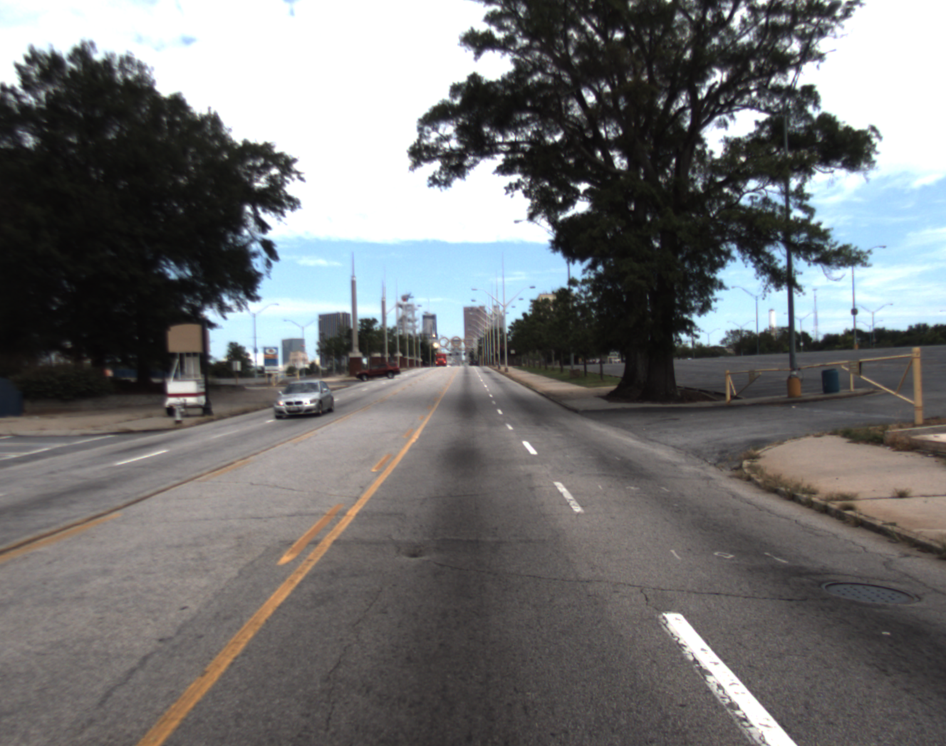
#> input picture graphics/track_image.png, 946 x 746 px, shrunk from 1328 x 1048 before the run
$ jupyter execute 'The Pinhole Camera.ipynb'   (shell and % lines are left out)
#> lines starting #> are read from the running program, lines starting #| are printed output that depends on the picture
# **The Pinhole Camera**

**Required Reading**

[Computer Vision by Simon Prince](http://www.computervisionmodels.com/) - Sections 14.1-14.6. Pay particular attention to equation 14.22, don't worry about equations 14.25, 14.32-14.38.

---

**Recommended** [Jupyter Theme](https://github.com/dunovank/jupyter-themes) for viewing this notebook:

````
jt -t grade3 -cellw=90% -fs=14 -tfs=14 -ofs=14
````

Today we'll discusss the [pinhole camera model](https://en.wikipedia.org/wiki/Pinhole_camera_model). The pinhole camera model is a very useful piece of mathematics that's going to allow us to establish a mapping between pixels in an image and the points they represent in the world. The pinhole camera models is extremely useful in computer vision, and plays a role in many important problems. One interesting example comes from autonomous driving. Using a series of images and the pinhole camera model, we can make maps:

- In this animation, I'm using the pinhole camera model to project image points on the road surface to make a simple map.
- There is one important piece we aren't covering today - to project these points correctly, we need to know the location of our camera as we drive around the track. Here, i'm using data from the high quality [IMU](https://en.wikipedia.org/wiki/Inertial_measurement_unit) in our car. Interestingly, we can also use images to build a map while we simulataneously localize - this process is called [SLAM](https://en.wikipedia.org/wiki/Simultaneous_localization_and_mapping).
- In this notebook we'll learn about the mathematics required to make maps like the one shown above.

---

## **The Pinhole Camera**

- Good solutions to engineering problems typically start with good assumptions
- Our assumption here is that our camera behaves like a pinhole camera, where all the light passes through a tiny *pinhole*, and from an inverted image on the camera sensor.
    - What are some ways that real cameras are different?
- The image inversion is a bit annoying, so we'll build our mathematics around a virtual image in-front of the pinhole. This will results in a mathematically equivalent model that's easier to reason about.

- Our job is to figure out the connection between $u, v, w$, and $x, y$.
- The position where the optical axis strikes the image plane is called the principal point.
- I claim that we can find the connection between $u, v, w$, and $x, y$ without thinking too hard! To make things a little more concrete, let's let $u, v, w, x$ and $y$ be measured in millimeters. Let's assume that the origin of the xy plane is at the principle point, and the origin of our world coordinate system is a the optical center?
- Thoughts? Ideas?

---

Ok, how about these equations?

$$
\frac{y}{f} = \frac{v}{w}
\quad \quad
\frac{x}{f} = \frac{u}{w}
$$

- Can you see how these are derived from the figure above?
- [Hint] draw the figure from an overhead view, and the from a side view.
- Now, remember that our mission here was to find the mathematical connection between points in image space $x, y$, and thier corresponding points in world space, $u, v, w$.
- We can get a little closer here by solving for our image coordinates $x, y$, in terms of our other variables:

$$
x = \frac{uf}{w}
\quad \quad
y = \frac{vf}{w}
$$

- Now, these equations are a great start, but not quite ready.
- We need to back and fix a few assumptions.
- First, given the pinhole model, the above equations are *true*, but we would really like our image space units to be in pixels, not millimeters.
- Let's modify our equations to take this factor into account.

---

- To convert our units of $x$ and $y$ from mm to pixels, we need to know the photoreceptor spacing of our camera. This spacing could be different in the x and y direction - let's give these values names:
    - $d_x$ = photoreceptor spacing in $x$ direction, (pixels/mm)
    - $d_y$ = photoreceptor spacing in $y$ direction, (pixels/mm)
- Now we can change our original $x$ and $y$ from mm to pixels by multiplying by $d_x$ and $d_y$:

$$
x = \frac{uf}{w} \cdot d_x
\quad \quad
y = \frac{vf}{w} \cdot d_y
$$

- Next, we'll follow typical convention a bit here and roll $f \cdot d_x$ and $f \cdot d_y$ into their own parameters:

$$
x = \frac{u \phi_x}{w}
\quad \quad
y = \frac{v \phi_y}{w}
$$

- $\phi_x$ and $\phi_y$ are known as the **focal length parameters** and take both focal length and photoreceptor spacing into account.
- Larger $\phi$ values correspond to longer focal lengths or denser image sensors.
- A nice way to understand the focal length parameter $\phi$ is as the *focal length measured in pixels*.
- Finally, we have on more loose end, in typically cameras the origin of the image plane is not at the principle point, but in the upper left hand corner, as shown.

- To compensate for this we can add offset parameters $\delta_x$ and $\delta_y$ to our equations:
$$
x = \frac{u \phi_x}{w} + \delta_x
\quad \quad
y = \frac{v \phi_y}{w} + \delta_y
$$

- A nice way to think about this is that $[\delta_x, \delta_y]^T$ is the position of the principle point in pixels.

---

## The Intrinsic Matrix

- For reasons that will become clear shortly, the paramaters we've discussed so far are typically stored in an intrinsic matrix $\mathbf{\Lambda}$, where

$$
\mathbf{\Lambda} =
\begin{bmatrix}
\phi_x & 0 & \delta_x\\
0 & \phi_y & \delta_y \\
0 & 0 & 1
\end{bmatrix}
$$

- Let's think through a few problems to get a feel for the intrinsic matrix $\Lambda$.

---

---

---

---

### **But why did we put $\phi_x$, $\phi_y$, $\delta_x$, and $\delta_y$ into $\Lambda$?**

- Why not just use the nice equations we derived $x = \frac{u \phi_x}{w} + \delta_x$ and $y = \frac{v \phi_y}{w} + \delta_y$?
- Well, it turns out that this representation of our mapping makes it difficult to solve many important problems.
- One big issue with this representation is that our division by $w$ makes our equations **nonlinear**.
- Fortunately, it *is* possible to express our equations as a linear system:

$$
\lambda
\begin{bmatrix}
x \\
y \\
1
\end{bmatrix} =
\begin{bmatrix}
\phi_x & 0 & \delta_x & 0\\
0 & \phi_y & \delta_y & 0 \\
0 & 0 & 1 & 0
\end{bmatrix}
\begin{bmatrix}
u \\
v \\
w \\
1
\end{bmatrix}
$$

- Let's briefly prove to ourselves that this matrix equations is mathematically equivalent to the equations above.
- Notice our good friend the intrinsic matrix in there.
- Notice we've appended a value of 1 to each of our vectors - this representation is called **homogeneous coordinates**.

## **Homogeneous Coordinates**

- Homogeneous coordinates are a redundant represetion of our original coordinates that conveniently allow our equations to be linear.
- The homogeneous vectors $[2,4,2]^T$ and $[3,6,3]^T$ both represent the same cartesian point $[1, 2]^T$.
- Converting to and from homogeneous coordinates is easy!
    - To convert from cartesian to homogeneous, just append a 1 to a cartesian coordinate (setting $\lambda = 1$)
         -  $[1, 2]^T \rightarrow [1, 2, 1]^T$
    - To convert form homogeneous to cartesian, just divide the homogeneous vector by its final entry
        - $[3,6,3]^T \rightarrow [1, 2]^T$
- I'm convinced there's a slick geometric/visual intrepretation of what's going on here, but I haven't found it yet.
- [Disclaimer] When solving optimization problems like camera calibraiton, solutions to these equations in homogeneous coordinates to not directly address the original optimzation criteria! However, they are generally close enough to provide a starting point for nonlinear optimization of the true cost function.
- Let's spend a little time getting used to homogeneous coordinates. Let's solve this same problem we did earlier, but this time using homogenous coordinates and the intrinsic matrix:

---

## **Extrinsics**

- There's one final missing piece to our super-cool pinhole camera equation. Up to this point, we've conveniently assumed that our world coordiante system was centered at the optical point of our camera.
- We would like our algorithm to generalize to any world coordinate system. One way to do this is to transform $[u, v, w]^T$ into a coorinate system centered at the optical center of our camera.

$$
\begin{bmatrix}
u' \\
v' \\
w'
\end{bmatrix}
=
\begin{bmatrix}
\omega_{11} & \omega_{12} & \omega_{13}\\
\omega_{21} & \omega_{22} & \omega_{23}\\
\omega_{31} & \omega_{32} & \omega_{33}\\
\end{bmatrix}
\begin{bmatrix}
u \\
v \\
w
\end{bmatrix}
+
\begin{bmatrix}
\tau_1 \\
\tau_2 \\
\tau_3
\end{bmatrix}
$$

$$
\mathbf{w'} =
\mathbf{\Omega}
\mathbf{w}
+ \mathbf{\tau}
$$

where $\mathbf{\Omega}$ is a 3x3 rotation matrix, and $\mathbf{\tau}$ is a 3x1 translation vector.

---

Now, putting it all together...

- This equation mathematically describes the pinhole camera model and is the central equation for this module. You'll often see it abbreviated as $\lambda \mathbf{x} =
\mathbf{\Lambda}
\begin{bmatrix}
\mathbf{\Omega} & \mathbf{\tau}
\end{bmatrix} \mathbf{w} $.
- Many interesting/important computer vision problems center around this equation:
    - Intrinsic Calibration $\rightarrow$ find $\mathbf{\Lambda}$.
    - Extrinsic Calibration $\rightarrow$ find $\mathbf{\Omega}, \mathbf{\tau}$.
    - Inverse Projective Mapping (IPM) $\rightarrow$ find $\mathbf{w}$.
    - Bundle Adjustement $\rightarrow$ simultaneously refining  $\mathbf{\Lambda}, \mathbf{\Omega}, \mathbf{\tau}, \mathbf{w}$
    - Visual Odometry $\rightarrow$ esimate a series of $\mathbf{\Omega}, \mathbf{\tau}$

## **Appendix A**

- How to compute these projections:

[cell 1]
%pylab inline
import cv2, itertools

[cell 2]
im = cv2.imread('../graphics/track_image.png')
#> im is the input picture: shape (746, 946, 3); mean B, G, R 114.6, 114.3, 114.1
fig = figure(0, (12,12))
imshow(im[:,:,(2,1,0)])

[cell 3]
# Extrinsics parameters - this is the relative translation and
# rotation between the camera and rear vehicle axle
tvec = np.array([[0], [1549.], [1750.]], dtype = 'float32')
rvec = np.array([[0.00], [0.03], [0.00]], dtype = 'float32')

[cell 4]
#Extrinsic matrix
Omega = np.hstack((cv2.Rodrigues(rvec)[0], tvec))

[cell 5]
#Intrinsic Matrix, from checker-board camera calibration
intrinsicP = np.array([[1236.6, 0, 687.8],
                        [0, 1232.9, 544.7],
                        [0, 0, 1]])

Ok, so we have $\mathbf{\Lambda}$, $\mathbf{\Omega}$, and $\mathbf{\tau}$, and now our job is to compute $\mathbf{w}$ for each pixel $\mathbf{x}$.

$$
\lambda
\begin{bmatrix}
x \\
y \\
1
\end{bmatrix} =
\begin{bmatrix}
\phi_x & 0 & \delta_x \\
0 & \phi_y & \delta_y \\
0 & 0 & 1
\end{bmatrix}
\begin{bmatrix}
\omega_{11} & \omega_{12} & \omega_{13} &\tau_1 \\
\omega_{21} & \omega_{22} & \omega_{23} &\tau_2 \\
\omega_{31} & \omega_{32} & \omega_{33} &\tau_3 \\
\end{bmatrix}
\begin{bmatrix}
u \\
v \\
w \\
1
\end{bmatrix}
$$

- How do we solve for $\mathbf{w}$?
- Well, we can't. But it's for a good reason - as we saw earlier, we can't uniquely solve for world coordinates, give image coordinate - images do not provide depth information.
- We have to make one more assumption, in this case we'll assume the world is flat + static, ($v = 0$)
- This assumption simplifies our equations in a nice way:

$$
\lambda
\begin{bmatrix}
x \\
y \\
1
\end{bmatrix} =
\begin{bmatrix}
\phi_x & 0 & \delta_x \\
0 & \phi_y & \delta_y \\
0 & 0 & 1
\end{bmatrix}
\begin{bmatrix}
\omega_{11} & \omega_{13} &\tau_1 \\
\omega_{21} & \omega_{23} &\tau_2 \\
\omega_{31} & \omega_{33} &\tau_3 \\
\end{bmatrix}
\begin{bmatrix}
u \\
w \\
1
\end{bmatrix}
$$

Let's define one more matrix, $\mathbf{\phi = \Lambda} \begin{bmatrix}\mathbf{\Omega} & \mathbf{\tau} \end{bmatrix}$.

$$
\lambda
\begin{bmatrix}
x \\
y \\
1
\end{bmatrix} =
\begin{bmatrix}
\phi_{11} & \phi_{12} & \phi_{13}\\
\phi_{21} & \phi_{22} & \phi_{23}\\
\phi_{31} & \phi_{32} & \phi_{33}\\
\end{bmatrix}
\begin{bmatrix}
u \\
w \\
1
\end{bmatrix}
$$

- Now, we're getting somewhere!

[cell 6]
#w = 0 effectively removes the second row of our extrtinsic matrix.
# Let's go ahead and multiply our intrinsic and extrinsic matrix
phi = np.dot(intrinsicP, Omega[:,[0,2,3]])

[cell 7]
phi

Now we can solve for $w$ just by multipling both sides by  $\mathbf{\phi}^{-1}$!

[cell 8]
phiInv = np.linalg.inv(phi)

[cell 9]
phiInv

Next, to project our image into world space, we need to know the coordinates of each pixel in our image. Setting this up:

[cell 10]
allPixelIndices = np.zeros((im.shape[0]*im.shape[1], 2))

#This is just a cartesian product:
for i, element in enumerate(itertools.product(range(im.shape[1]),
                                              range(im.shape[0]))):
    allPixelIndices[i, :] = element

[cell 11]
print(allPixelIndices.shape, allPixelIndices)
#> (printed output is left out)

We also would like the RGB value for each of these pixels:

[cell 12]
r = im[:,:,0]
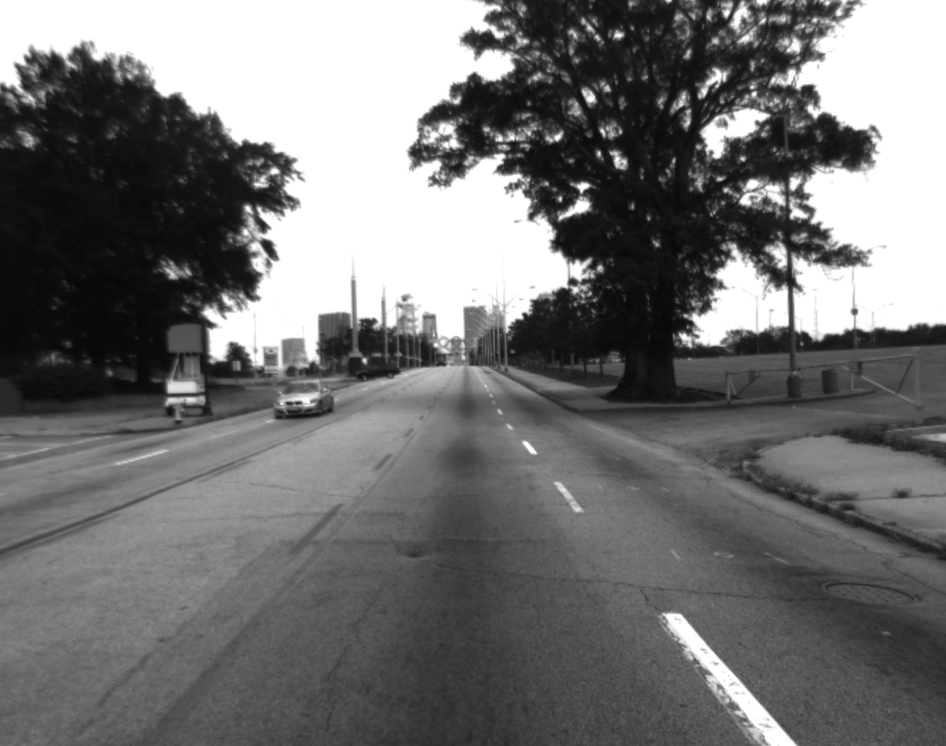
#> r: shape (746, 946); min 7, max 255, mean 114.6
g = im[:,:,1]
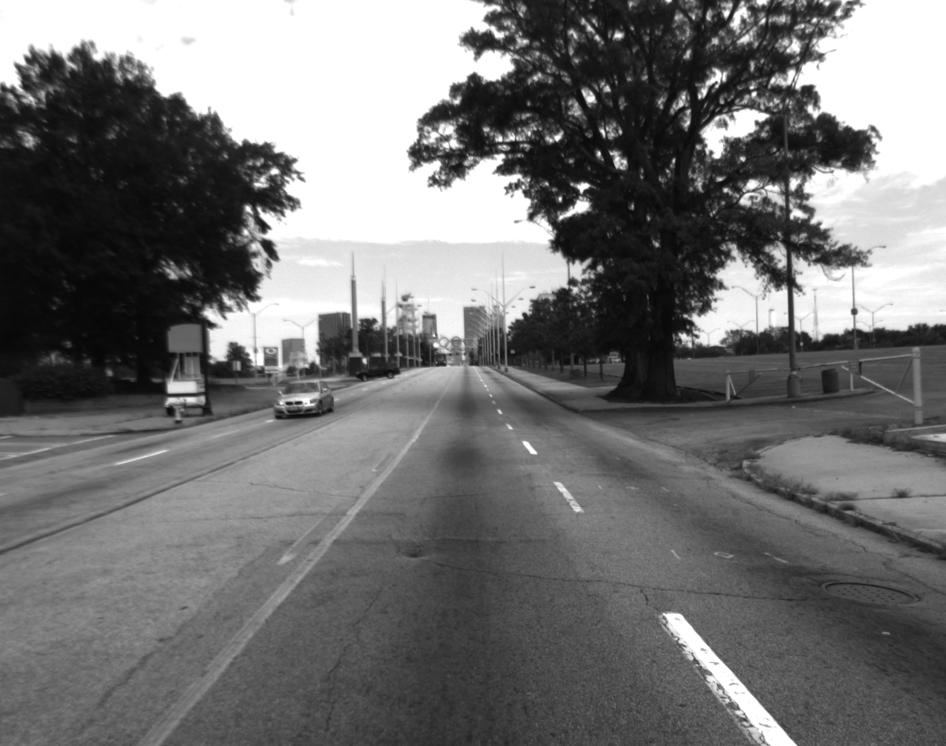
#> g: shape (746, 946); min 6, max 255, mean 114.3
b = im[:,:,2]
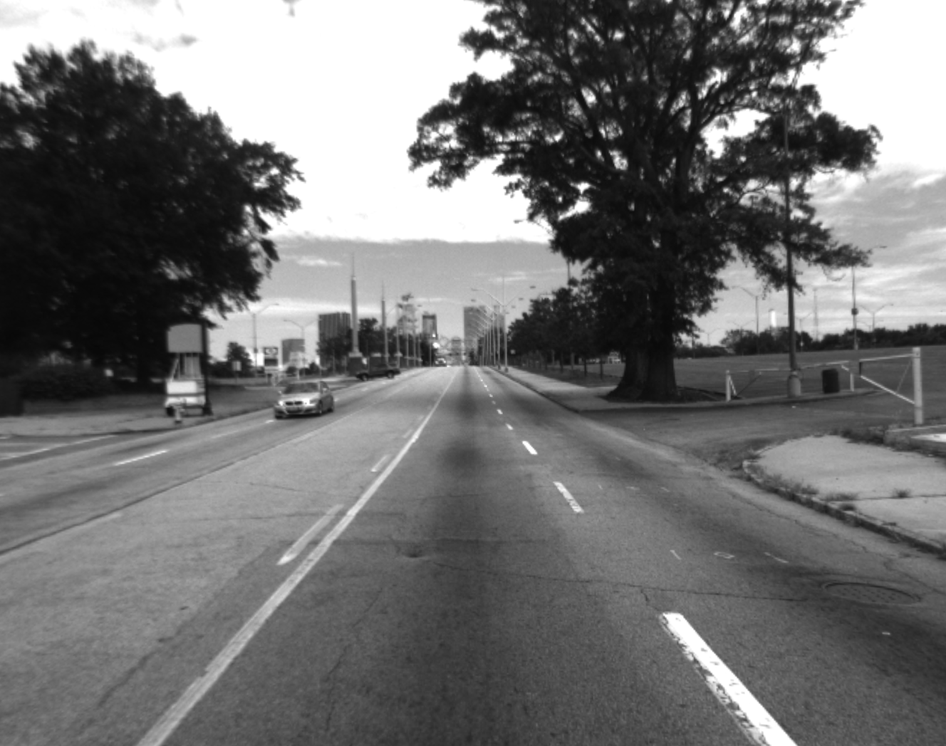
#> b: shape (746, 946); min 7, max 255, mean 114.1

raveledRGB = np.vstack((b.T.ravel(), g.T.ravel(), r.T.ravel())).T

[cell 13]
raveledRGB

Projection Time!

[cell 14]
#Convert to homogeneous coords
allPixelsPadded = np.hstack((allPixelIndices, np.ones((allPixelIndices.shape[0], 1))))

[cell 15]
allPixelsPadded

[cell 16]
#Project by multiplying by inverse matrix
worldCoords = np.dot(phiInv, allPixelsPadded.T)

#Convert from homogeneous to cartesian coordinates
worldCoords = worldCoords/worldCoords[2,:]

[cell 17]
#Let's visualize our projected points - might be a little slow!
fig = figure(0, (15,15))
scatter(worldCoords[0, :], worldCoords[1,:], c = raveledRGB/255., s = 20, alpha = 0.5)
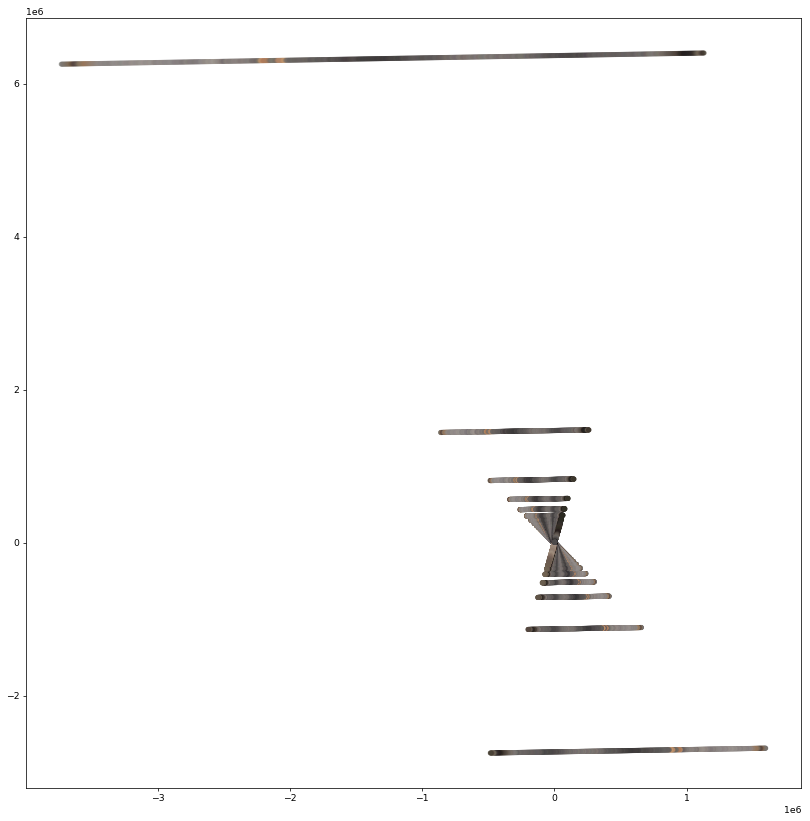
#> figure drawn by matplotlib, 1 panel

It's a little hard to tell whats going on here - let's zoom in!

[cell 18]
fig = figure(0, (15,15))
scatter(worldCoords[0, :], worldCoords[1,:], c = raveledRGB/255., s = 20, alpha = 0.5)
xlim([-100000, 100000]);
ylim([-100000, 100000]);
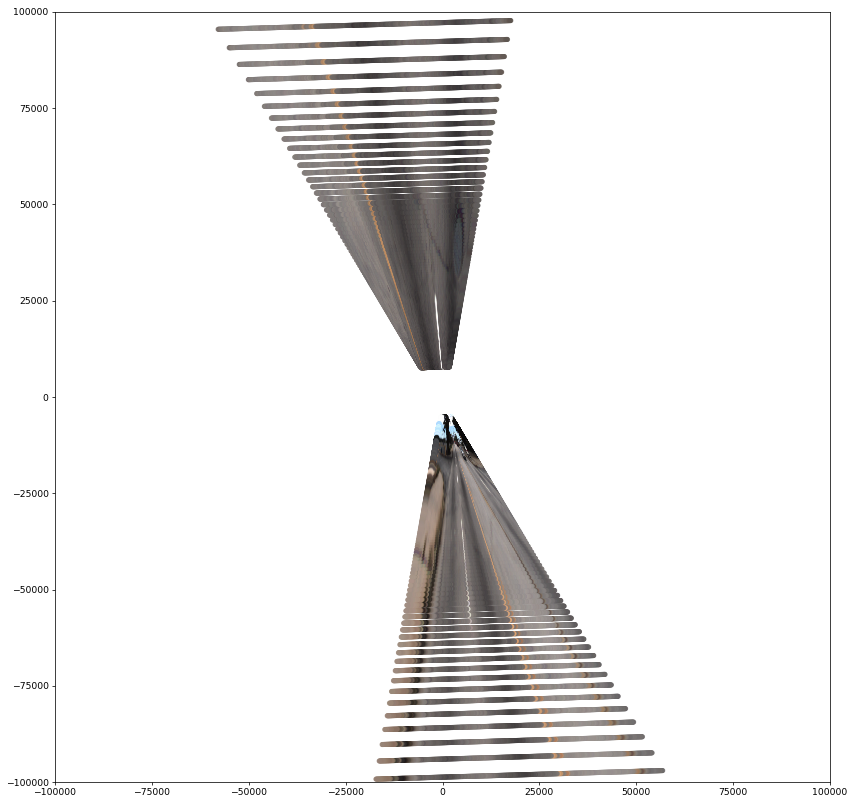
#> figure drawn by matplotlib, 1 panel

- Now, we're getting somewhere! A few observations:
1. Points above the horizon are projected behind the car - this is a side-effect of how the pinhole camera model works. Let's filters these points out.
2. We're in mm becuase our camera paremters our in mm, would probably be nice to be in m.
3. At far away distances we see gaps, this is becuase we're projecting **each pixel** into world space individually, so rows of pixels get "spread out" as we go further and further into world space.

[cell 19]
minWorldDist = 1.0
maxLookAheadDist = 45.0

indicesToPlot = np.logical_and(worldCoords[1,:] > minWorldDist, worldCoords[1,:]< maxLookAheadDist*1000.)
wC = (worldCoords[:2, indicesToPlot]/1000)

[cell 20]
fig = figure(0, (15,15))
scatter(wC[0, :], wC[1,:], c = raveledRGB[indicesToPlot,:]/255., s = 20, alpha = 0.5)
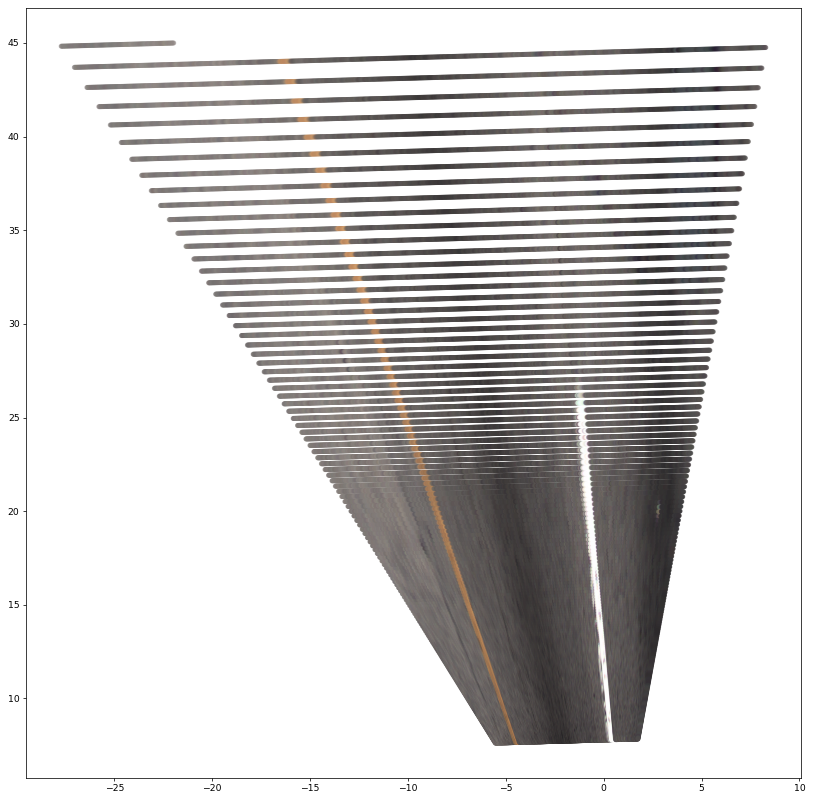
#> figure drawn by matplotlib, 1 panel
